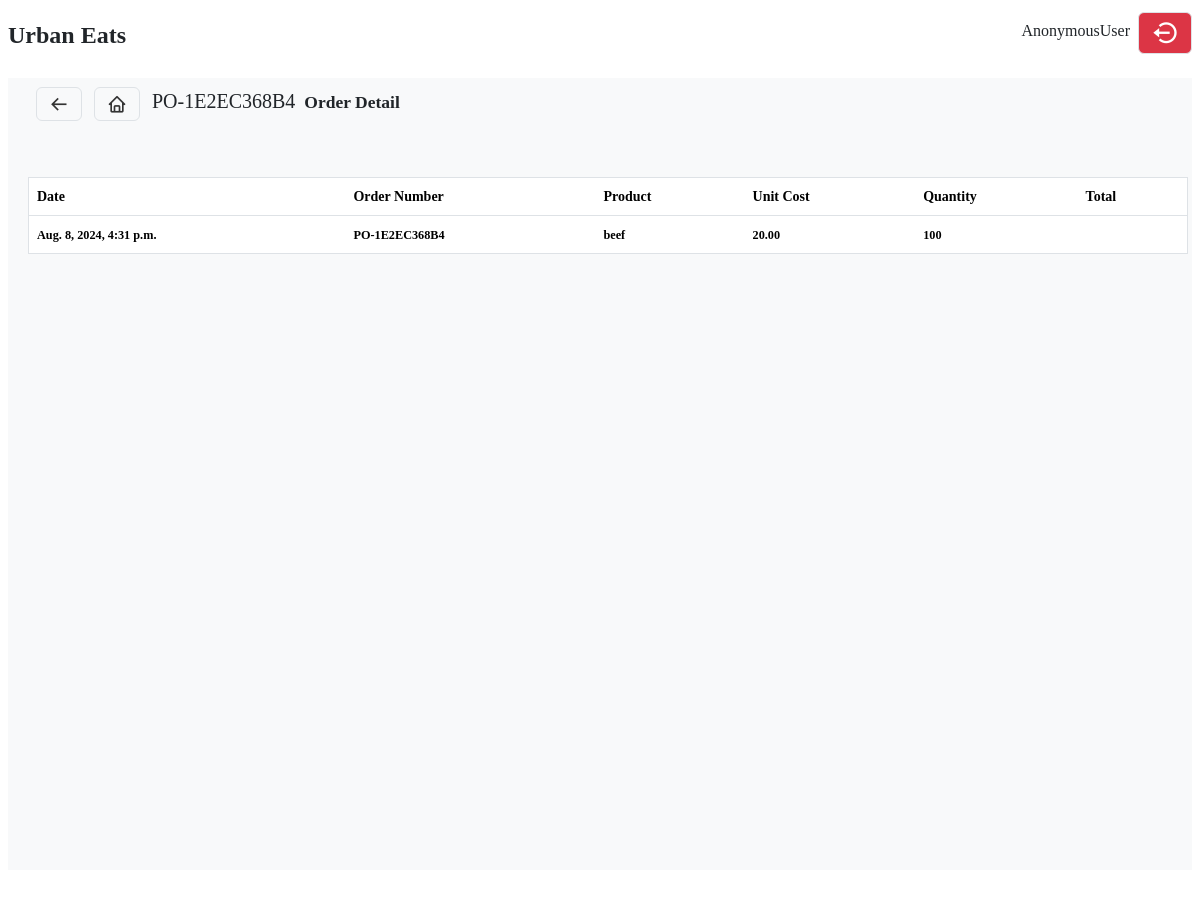
The app's page /inventory/purchase_order/detail/1/, older data.
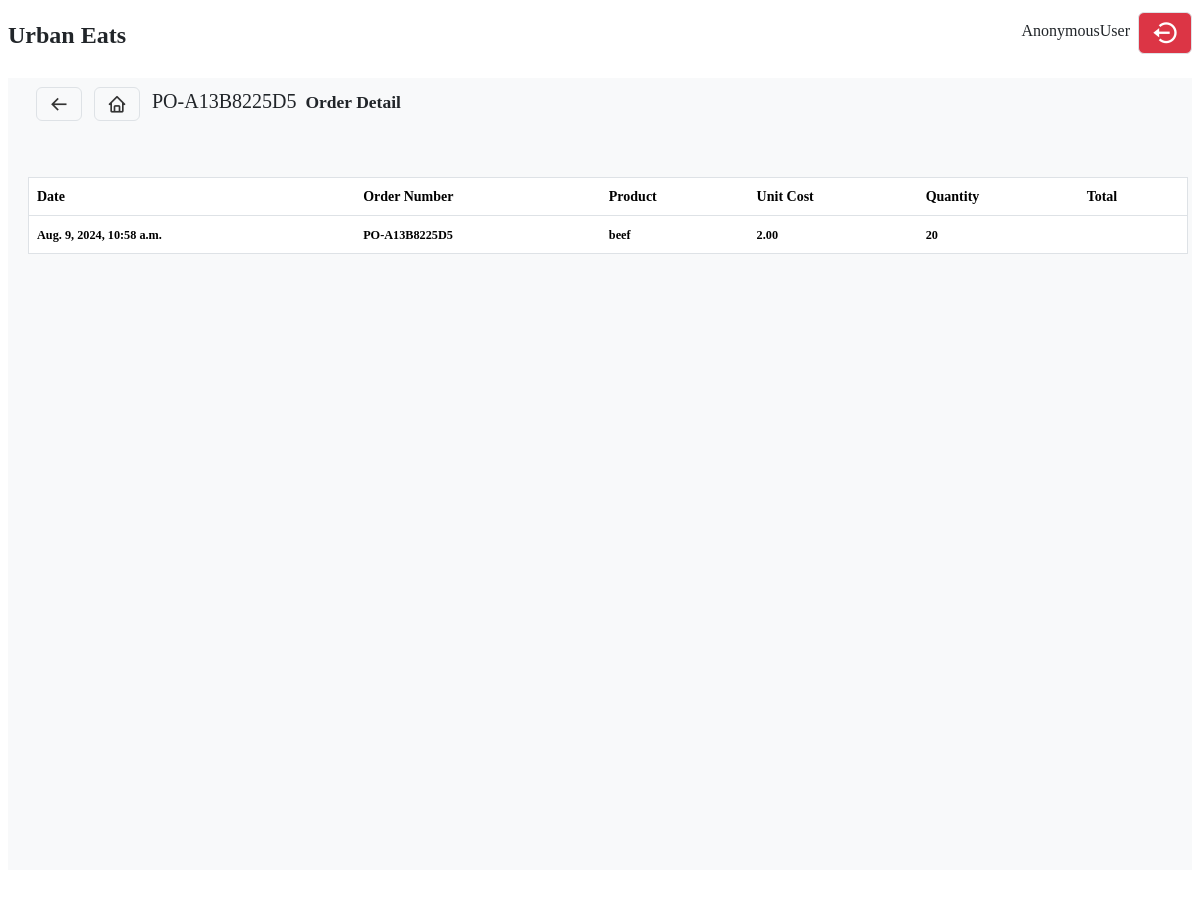
The same page, newer data.
### inventory/models.py (models this page shows, shortened)
class PurchaseOrder(models.Model):
    status_choices = [
        ('pending', 'Pending'),
        ('ordered', 'Ordered'),
        ('received', 'Received'),
        ('canceled', 'Canceled')
    ]
    order_number = models.CharField(max_length=100, unique=True)
    supplier = models.ForeignKey(Supplier, on_delete=models.SET_NULL, null=True)
    order_date = models.DateTimeField(auto_now_add=True)
    delivery_date = models.DateField(null=True, blank=True)
    total_cost = models.DecimalField(max_digits=15, decimal_places=2, default=0.00)
    status = models.CharField(max_length=50, choices=status_choices, default='pending')
    notes = models.TextField(null=True, blank=True)
    discount = models.DecimalField(max_digits=15, decimal_places=2, default=0.00)
    tax_amount = models.DecimalField(max_digits=15, decimal_places=2, default=0.00)
    handling_amount = models.DecimalField(max_digits=15, decimal_places=2, default=0.00)
    other_amount = models.DecimalField(max_digits=15, decimal_places=2, default=0.00)
    is_partial = models.BooleanField(default=False)
    received = models.BooleanField(default=False)

class PurchaseOrderItem(models.Model):
    purchase_order = models.ForeignKey(PurchaseOrder, on_delete=models.CASCADE, related_name='items')
    product = models.ForeignKey(Product, on_delete=models.SET_NULL, null=True)
    quantity = models.IntegerField()
    unit_cost = models.DecimalField(max_digits=10, decimal_places=2)
    received_quantity = models.IntegerField(default=0)
    received = models.BooleanField(default=False, null=True)

class Product(models.Model):
    tax_choices = [
        ('exempted', 'Exempted'),
        ('standard', 'Standard'),
        ('zero rated', 'Zero Rated')
    ]
    name = models.CharField(max_length=255)
    quantity = models.IntegerField()
    cost = models.DecimalField(max_digits=10, decimal_places=2)
    price = models.DecimalField(max_digits=10, decimal_places=2, default=1)
    unit = models.ForeignKey(UnitOfMeasurement, on_delete=models.CASCADE, null=True)
    category = models.ForeignKey(Category, on_delete=models.CASCADE)
    tax_type = models.CharField(max_length=50, choices=tax_choices)
    min_stock_level = models.IntegerField(default=0, null=True)
    raw_material = models.BooleanField(default=False)
    finished_product = models.BooleanField(default=False)
    description = models.TextField()
    deactivate = models.BooleanField(default=False)

### inventory/views.py (the view)
# urls.py: path('purchase_order/detail/<int:order_id>/', purchase_order_detail, name='purchase_order_detail'),
def purchase_order_detail(request, order_id):
    try:
        purchase_order = PurchaseOrder.objects.get(id=order_id)
    except PurchaseOrder.DoesNotExist:
        messages.warning(request, f'Purchase order with ID: {order_id} doesn\'t exists')
        return redirect('inventory:purchase_orders')
    try:
        purchase_order_items = PurchaseOrderItem.objects.filter(purchase_order=purchase_order)
    except PurchaseOrderItem.DoesNotExist:
        messages.warning(request, f'Purchase order with ID: {order_id} doesn\'t exists')
        return redirect('inventory:purchase_orders')
    return render(request, 'inventory/purchase_order_detail.html',
        {
            'orders':purchase_order_items,
            'purchase_order':purchase_order
        }
    )

### templates/inventory/purchase_order_detail.html (shortened to what this page needs)
{% extends "base.html" %}
{% load static%}
{% block content %}
   <div class="inventory">
        <div class="inventory-navbar">
            <div class="d-flex justify-content-between align-items-cente p-2">
                <div>
                    <a href='{% url "inventory:products"%}' class='border btn bx bx-arrow-back fs-5'></a>
                    <a href='/' class='bx bx-home btn border fs-5 mx-2'></a>
                    <span class='mt-2 fs-5'>{{ purchase_order.order_number}} <small class='px-1 fw-bold fx-6'>Order Detail</span>
                </div>
            </div>
        </div>
        <div>
            <div class="table-detail w-100">
                <table class='table border table-hover rounded p-2' id='order_table' style="width: 100%;">
                    <thead class='bg-primary'>
                            <th>Date</th>
                            <th>Order Number</th>
                            <th>Product</th>
                            <th>Unit Cost</th>
                            <th>Quantity</th>
                            <th>Total</th>
                    </thead>
                    <tbody>
                        {% for order in orders %}
                        <tr>
                            <td data-id={{ order.id }}><small>{{ order.purchase_order.order_date }}</small></td>
                            <td data-id={{ order.id }}><small>{{ order.purchase_order.order_number }}</small></td>
                            <td data-id={{ order.id }}><small>{{ order.product.name }}</small></td>
                            <td data-id={{ order.id }}><small>{{ order.unit_cost }}</small></td>
                            <td data-id={{ order.id }}><small>{{ order.quantity }}</small></td>
                            <td data-id={{ order.id }}><small id='total'></small></td>
                        </tr>
                        {% endfor %}
                    </tbody>
                </table>
            </div>
        </div>
   </div>
{% endblock content %}

Row changes from the older to the newer data that the page shows:
changed PurchaseOrder: order_number "PO-1E2EC368B4" → "PO-A13B8225D5"
changed PurchaseOrderItem "beef": purchase_order.order_date "Aug. 8, 2024, 4:31 p.m." → "Aug. 9, 2024, 10:58 a.m."; purchase_order.order_number "PO-1E2EC368B4" → "PO-A13B8225D5"; unit_cost "20.00" → "2.00"; quantity "100" → "20"
